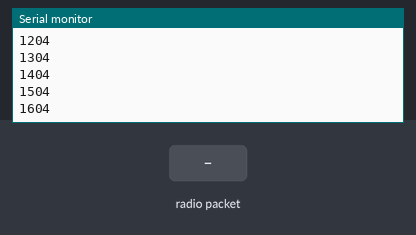
This sketch was run on a simulated Arduino Uno, built with avr-gcc and run on an emulated ATmega328P. Parts: the last lines printed to the serial monitor. Inputs (shaded band) come from the test bench. No radio packets arrive unless stated.

Above: at 1.7 s.
1.8 s: radio packet "HB" arrives
At 2.01 s:
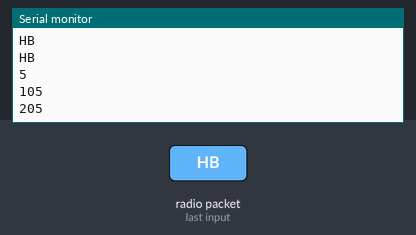
3.3 s: radio packet "Change_to_router" arrives
At 3.31 s:
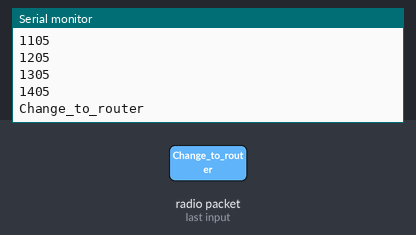
4.8 s: radio packet "Change_to_direct" arrives
At 4.81 s:
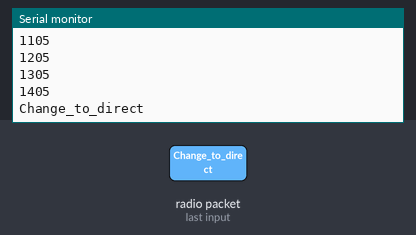
Timing chart, 0 to 7.8 s (numbered marks = the images above; inputs shaded):
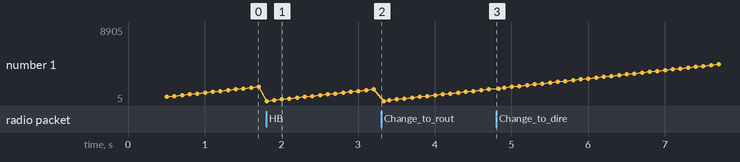

The sketch:

router.ino
```cpp
#include <SPI.h>
#include <RF24.h>
#include <string.h>

#define CE_PIN 8
#define CSN_PIN 9

const byte controller_address[6] = {'R','x','B','B','B'}; //컨트롤러로부터 메시지를 받을 때 쓰는 주소
const byte rover_address[6] = {'R','x','C','C','C'}; //로버로 메시지를 보낼 때 쓰는 주소

RF24 radio(CE_PIN, CSN_PIN);

const long timeout = 5000;
unsigned long lastReceiveTime = 0;
unsigned long checktime = 0;
bool check_routing = false;

void setup() {
    Serial.begin(9600);
    Serial.println("Serial ON");
    delay(500);

    radio.begin(); //RF통신 시작
    radio.openReadingPipe(1, controller_address);
    radio.openWritingPipe(rover_address);
    radio.setPALevel(RF24_PA_MAX);
    radio.startListening();
}


void loop() {
  if (radio.available()) {
    char receivedMessage[32] = "";
    radio.read(&receivedMessage, sizeof(receivedMessage)); //컨트롤러에서 메시지를 받아옴
    Serial.println(receivedMessage);
    if(strcmp(receivedMessage, "HB") == 0){
      lastReceiveTime = millis();
    }
    else if(strcmp(receivedMessage, "Change_to_router")==0){
      check_routing = true;
      lastReceiveTime = millis();
    }
    else if(strcmp(receivedMessage, "Change_to_direct")==0){
      check_routing = false;
    }
    sendMessageToRover(receivedMessage);
  }
  if(millis()-lastReceiveTime >= timeout && check_routing == true){
      Serial.println("connect die... Reboot!");
      delay(5000);
      asm volatile("jmp 0");
  }
  if(millis()-checktime >=100){
    checktime = millis();
    Serial.println(millis()-lastReceiveTime);
  }
}

void sendMessageToRover(const char* message) {
    radio.stopListening();
    radio.write(message, strlen(message) + 1); //로버로 메시지를 보내줌
    Serial.println(message);
    radio.startListening();
}
```

Measured:
- after the input at 1.8 s, the serial monitor: prints a new line at once (image 1)
- after the input at 3.3 s, the serial monitor: prints a new line at once (image 2)
- after the input at 4.8 s, the serial monitor: prints a new line at once (image 3)
- plotted number 1: 1704 → 1405 after the input at 1.8 s, 1405 → 8905 after the input at 4.8 s
